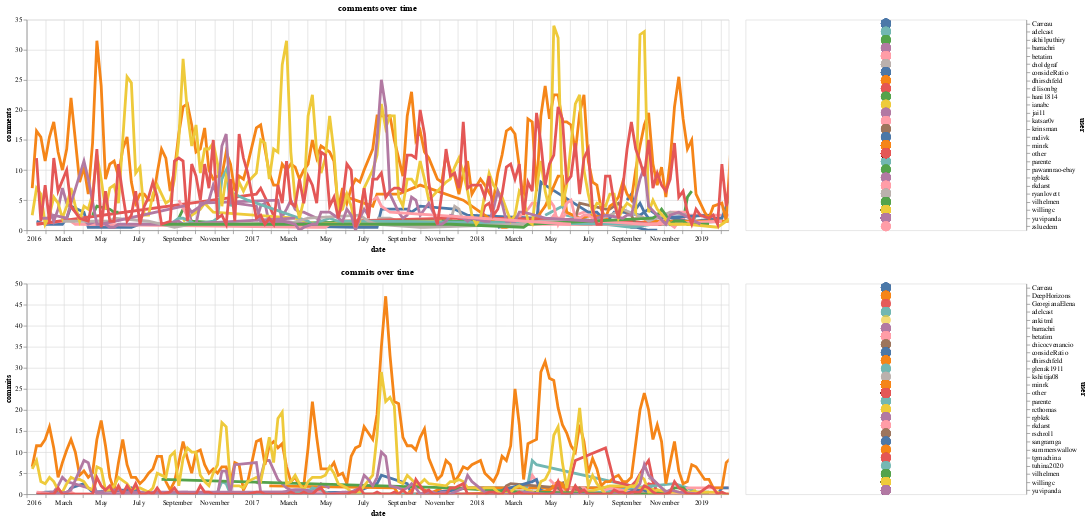

The cell this chart's notebook holds for it:
### Markdown cell above
## Comment activity over time

### Code cell
lines = []
for kind in ["comments", "commits"]:
    # Select the users we'll plot
    user_data = weekly.groupby(['user', 'date']).sum().reset_index('user')
    total_users = user_data.groupby('user')[kind].sum()
    plt_users = total_users.sort_values(ascending=False)[:plot_N].index
    other_users = user_data.query('user not in @plt_users')
    other_users = other_users.groupby('date').sum()
    other_users['user'] = 'other'
    
    # Now grab the top N users and append the others to it
    user_data = user_data.query("user in @plt_users")
    user_data = user_data.append(other_users, sort=False)
    
    # Drop empty dates
    user_data = user_data[user_data.sum(1) != 0]

    lines.append(selectable_line_plot(user_data.reset_index(), 'date', kind, 'user', plt_width))
alt.vconcat(*lines)

### Figure 1 — Vega-Lite specification as saved in the notebook (floating-point values rounded to 4 significant figures; data arrays with more than 128 entries replaced by an {"elided": "..."} marker saying what was removed)
{"$schema": "https://vega.github.io/schema/vega-lite/v2.6.0.json", "config": {"view": {"height": 300, "width": 400}}, "datasets": {"data-954c498659018a1d8243d8f9d7c236da": {"elided": "854 records"}, "data-9b6ecdf6e0739eb32ef424c874f74d36": {"elided": "808 records"}}, "vconcat": [{"hconcat": [{"layer": [{"data": {"name": "data-954c498659018a1d8243d8f9d7c236da"}, "encoding": {"color": {"field": "user", "legend": null, "type": "nominal"}, "opacity": {"value": 0}, "tooltip": {"field": "user", "type": "nominal"}, "x": {"field": "date", "scale": {"domain": ["2016-01-01", "2019-02-14"]}, "type": "temporal"}, "y": {"field": "comments", "type": "quantitative"}}, "height": 300, "mark": {"clip": true, "type": "circle"}, "selection": {"selector075": {"empty": "all", "fields": ["user"], "nearest": true, "on": "mouseover", "resolve": "global", "type": "single"}}, "title": "comments over time", "width": 1000}, {"data": {"name": "data-954c498659018a1d8243d8f9d7c236da"}, "encoding": {"color": {"condition": {"field": "user", "legend": null, "selection": "selector075", "type": "nominal"}, "value": "lightgray"}, "size": {"condition": {"selection": {"not": "selector075"}, "value": 1}, "value": 4}, "tooltip": {"field": "user", "type": "nominal"}, "x": {"field": "date", "scale": {"domain": ["2016-01-01", "2019-02-14"]}, "type": "temporal"}, "y": {"field": "comments", "type": "quantitative"}}, "height": 300, "mark": {"clip": true, "type": "line"}, "title": "comments over time", "width": 1000}]}, {"data": {"name": "data-954c498659018a1d8243d8f9d7c236da"}, "encoding": {"color": {"field": "user", "legend": null, "type": "nominal"}, "y": {"axis": {"orient": "right"}, "field": "user", "type": "nominal"}}, "height": 300, "mark": {"filled": true, "size": 200, "type": "point"}, "selection": {"selector075": {"empty": "all", "fields": ["user"], "nearest": true, "on": "mouseover", "resolve": "global", "type": "single"}}}]}, {"hconcat": [{"layer": [{"data": {"name": "data-9b6ecdf6e0739eb32ef424c874f74d36"}, "encoding": {"color": {"field": "user", "legend": null, "type": "nominal"}, "opacity": {"value": 0}, "tooltip": {"field": "user", "type": "nominal"}, "x": {"field": "date", "scale": {"domain": ["2016-01-01", "2019-02-14"]}, "type": "temporal"}, "y": {"field": "commits", "type": "quantitative"}}, "height": 300, "mark": {"clip": true, "type": "circle"}, "selection": {"selector076": {"empty": "all", "fields": ["user"], "nearest": true, "on": "mouseover", "resolve": "global", "type": "single"}}, "title": "commits over time", "width": 1000}, {"data": {"name": "data-9b6ecdf6e0739eb32ef424c874f74d36"}, "encoding": {"color": {"condition": {"field": "user", "legend": null, "selection": "selector076", "type": "nominal"}, "value": "lightgray"}, "size": {"condition": {"selection": {"not": "selector076"}, "value": 1}, "value": 4}, "tooltip": {"field": "user", "type": "nominal"}, "x": {"field": "date", "scale": {"domain": ["2016-01-01", "2019-02-14"]}, "type": "temporal"}, "y": {"field": "commits", "type": "quantitative"}}, "height": 300, "mark": {"clip": true, "type": "line"}, "title": "commits over time", "width": 1000}]}, {"data": {"name": "data-9b6ecdf6e0739eb32ef424c874f74d36"}, "encoding": {"color": {"field": "user", "legend": null, "type": "nominal"}, "y": {"axis": {"orient": "right"}, "field": "user", "type": "nominal"}}, "height": 300, "mark": {"filled": true, "size": 200, "type": "point"}, "selection": {"selector076": {"empty": "all", "fields": ["user"], "nearest": true, "on": "mouseover", "resolve": "global", "type": "single"}}}]}]}
